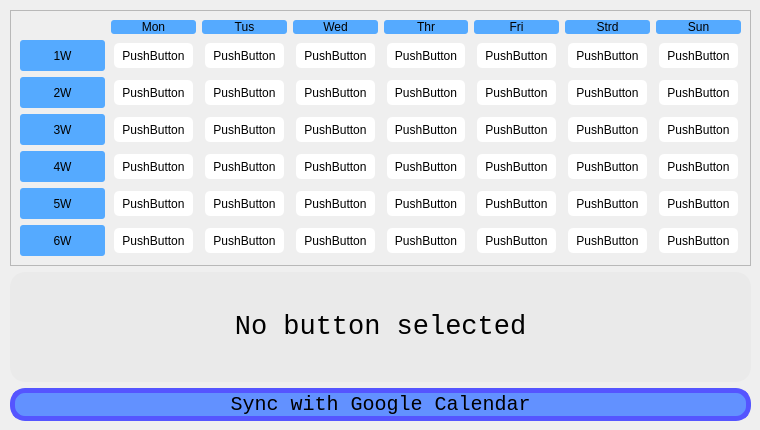
    <widget class="QWidget" name="tab_3">
     <attribute name="title">
      <string>Calendar</string>
     </attribute>
     <widget class="QWidget" name="layoutWidget">
      <property name="geometry">
       <rect>
        <x>10</x>
        <y>10</y>
        <width>741</width>
        <height>411</height>
       </rect>
      </property>
      <layout class="QVBoxLayout" name="verticalLayout_8">
       <item>
        <widget class="QFrame" name="Calendar_frame">
         <property name="contextMenuPolicy">
          <enum>Qt::DefaultContextMenu</enum>
         </property>
         <property name="styleSheet">
          <string notr="true">QPushButton {
font: 12pt &quot;Consoles&quot;;
 background-color : rgb(255, 255, 255);
margin: 3px;
border-radius: 5px;
width: 25px;
height: 25px;
 }

QPushButton:hover {
 background-color : rgb(225, 225, 225);
font: 12pt &quot;Consoles&quot;;
border-radius: 5px;
border:1.5px solid gray;
width: 20px;
height: 20px;
 }


QLabel{
	border-radius: 3px;
	background-color: rgb(85, 170, 255);
font: 12pt &quot;Consoles&quot;;
}</string>
         </property>
         <property name="frameShape">
          <enum>QFrame::StyledPanel</enum>
         </property>
         <property name="frameShadow">
          <enum>QFrame::Raised</enum>
         </property>
         <layout class="QGridLayout" name="gridLayout_3">
          <item row="4" column="6">
           <widget class="QPushButton" name="cal_button_27">
            <property name="styleSheet">
             <string notr="true"/>
            </property>
            <property name="text">
             <string>PushButton</string>
            </property>
           </widget>
          </item>
          <item row="5" column="4">
           <widget class="QPushButton" name="cal_button_32">
            <property name="styleSheet">
             <string notr="true"/>
            </property>
            <property name="text">
             <string>PushButton</string>
            </property>
           </widget>
          </item>
          <item row="6" column="4">
           <widget class="QPushButton" name="cal_button_39">
            <property name="styleSheet">
             <string notr="true"/>
            </property>
            <property name="text">
             <string>PushButton</string>
            </property>
           </widget>
          </item>
          <item row="6" column="6">
           <widget class="QPushButton" name="cal_button_41">
            <property name="styleSheet">
             <string notr="true"/>
            </property>
            <property name="text">
             <string>PushButton</string>
            </property>
           </widget>
          </item>
          <item row="5" column="2">
           <widget class="QPushButton" name="cal_button_30">
            <property name="styleSheet">
             <string notr="true"/>
            </property>
            <property name="text">
             <string>PushButton</string>
            </property>
           </widget>
          </item>
          <item row="4" column="7">
           <widget class="QPushButton" name="cal_button_28">
            <property name="styleSheet">
             <string notr="true"/>
            </property>
            <property name="text">
             <string>PushButton</string>
            </property>
           </widget>
          </item>
          <item row="5" column="0">
           <widget class="QLabel" name="label_19">
            <property name="styleSheet">
             <string notr="true"/>
            </property>
            <property name="text">
             <string>5W</string>
            </property>
            <property name="alignment">
             <set>Qt::AlignCenter</set>
            </property>
           </widget>
          </item>
          <item row="5" column="3">
           <widget class="QPushButton" name="cal_button_31">
            <property name="styleSheet">
             <string notr="true"/>
            </property>
            <property name="text">
             <string>PushButton</string>
            </property>
           </widget>
          </item>
          <item row="5" column="1">
           <widget class="QPushButton" name="cal_button_29">
            <property name="styleSheet">
             <string notr="true"/>
            </property>
            <property name="text">
             <string>PushButton</string>
            </property>
           </widget>
          </item>
          <item row="6" column="7">
           <widget class="QPushButton" name="cal_button_42">
            <property name="styleSheet">
             <string notr="true"/>
            </property>
            <property name="text">
             <string>PushButton</string>
            </property>
           </widget>
          </item>
          <item row="5" column="5">
           <widget class="QPushButton" name="cal_button_33">
            <property name="styleSheet">
             <string notr="true"/>
            </property>
            <property name="text">
             <string>PushButton</string>
            </property>
           </widget>
          </item>
          <item row="6" column="2">
           <widget class="QPushButton" name="cal_button_37">
            <property name="styleSheet">
             <string notr="true"/>
            </property>
            <property name="text">
             <string>PushButton</string>
            </property>
           </widget>
          </item>
          <item row="6" column="1">
           <widget class="QPushButton" name="cal_button_36">
            <property name="styleSheet">
             <string notr="true"/>
            </property>
            <property name="text">
             <string>PushButton</string>
            </property>
           </widget>
          </item>
          <item row="4" column="2">
           <widget class="QPushButton" name="cal_button_23">
            <property name="styleSheet">
             <string notr="true"/>
            </property>
            <property name="text">
             <string>PushButton</string>
            </property>
           </widget>
          </item>
          <item row="5" column="6">
           <widget class="QPushButton" name="cal_button_34">
            <property name="styleSheet">
             <string notr="true"/>
            </property>
            <property name="text">
             <string>PushButton</string>
            </property>
           </widget>
          </item>
          <item row="6" column="0">
           <widget class="QLabel" name="label_20">
            <property name="styleSheet">
             <string notr="true"/>
            </property>
            <property name="text">
             <string>6W</string>
            </property>
            <property name="alignment">
             <set>Qt::AlignCenter</set>
            </property>
           </widget>
          </item>
          <item row="4" column="3">
           <widget class="QPushButton" name="cal_button_24">
            <property name="styleSheet">
             <string notr="true"/>
            </property>
            <property name="text">
             <string>PushButton</string>
            </property>
           </widget>
          </item>
          <item row="6" column="3">
           <widget class="QPushButton" name="cal_button_38">
            <property name="styleSheet">
             <string notr="true"/>
            </property>
            <property name="text">
             <string>PushButton</string>
            </property>
           </widget>
          </item>
          <item row="5" column="7">
           <widget class="QPushButton" name="cal_button_35">
            <property name="styleSheet">
             <string notr="true"/>
            </property>
            <property name="text">
             <string>PushButton</string>
            </property>
           </widget>
          </item>
          <item row="4" column="4">
           <widget class="QPushButton" name="cal_button_25">
            <property name="styleSheet">
             <string notr="true"/>
            </property>
            <property name="text">
             <string>PushButton</string>
            </property>
           </widget>
          </item>
          <item row="6" column="5">
           <widget class="QPushButton" name="cal_button_40">
            <property name="styleSheet">
             <string notr="true"/>
            </property>
            <property name="text">
             <string>PushButton</string>
            </property>
           </widget>
          </item>
          <item row="4" column="5">
           <widget class="QPushButton" name="cal_button_26">
            <property name="styleSheet">
             <string notr="true"/>
            </property>
            <property name="text">
             <string>PushButton</string>
            </property>
           </widget>
          </item>
          <item row="1" column="5">
           <widget class="QPushButton" name="cal_button_5">
            <property name="styleSheet">
             <string notr="true"/>
            </property>
            <property name="text">
             <string>PushButton</string>
            </property>
           </widget>
          </item>
          <item row="2" column="0">
           <widget class="QLabel" name="label_16">
            <property name="styleSheet">
             <string notr="true"/>
            </property>
            <property name="text">
             <string>2W</string>
            </property>
            <property name="alignment">
             <set>Qt::AlignCenter</set>
            </property>
           </widget>
          </item>
          <item row="0" column="2">
           <widget class="QLabel" name="label_5">
            <property name="styleSheet">
             <string notr="true"/>
            </property>
            <property name="text">
             <string>Tus</string>
            </property>
            <property name="alignment">
             <set>Qt::AlignCenter</set>
            </property>
           </widget>
          </item>
          <item row="0" column="4">
           <widget class="QLabel" name="label_7">
            <property name="styleSheet">
             <string notr="true"/>
            </property>
            <property name="text">
             <string>Thr</string>
            </property>
            <property name="alignment">
             <set>Qt::AlignCenter</set>
            </property>
           </widget>
          </item>
          <item row="0" column="5">
           <widget class="QLabel" name="label_8">
            <property name="styleSheet">
             <string notr="true"/>
            </property>
            <property name="text">
             <string>Fri</string>
            </property>
            <property name="alignment">
             <set>Qt::AlignCenter</set>
            </property>
           </widget>
          </item>
          <item row="0" column="7">
           <widget class="QLabel" name="label_14">
            <property name="styleSheet">
             <string notr="true"/>
            </property>
            <property name="text">
             <string>Sun</string>
            </property>
            <property name="alignment">
             <set>Qt::AlignCenter</set>
            </property>
           </widget>
          </item>
          <item row="0" column="6">
           <widget class="QLabel" name="label_13">
            <property name="styleSheet">
             <string notr="true"/>
            </property>
            <property name="text">
             <string>Strd</string>
            </property>
            <property name="alignment">
             <set>Qt::AlignCenter</set>
            </property>
           </widget>
          </item>
          <item row="2" column="1">
           <widget class="QPushButton" name="cal_button_8">
            <property name="styleSheet">
             <string notr="true"/>
            </property>
            <property name="text">
             <string>PushButton</string>
            </property>
           </widget>
          </item>
          <item row="2" column="2">
           <widget class="QPushButton" name="cal_button_9">
            <property name="styleSheet">
             <string notr="true"/>
            </property>
            <property name="text">
             <string>PushButton</string>
            </property>
           </widget>
          </item>
          <item row="2" column="3">
           <widget class="QPushButton" name="cal_button_10">
            <property name="styleSheet">
             <string notr="true"/>
            </property>
            <property name="text">
             <string>PushButton</string>
            </property>
           </widget>
          </item>
          <item row="0" column="3">
           <widget class="QLabel" name="label_6">
            <property name="styleSheet">
             <string notr="true"/>
            </property>
            <property name="text">
             <string>Wed</string>
            </property>
            <property name="alignment">
             <set>Qt::AlignCenter</set>
            </property>
           </widget>
          </item>
          <item row="2" column="4">
           <widget class="QPushButton" name="cal_button_11">
            <property name="styleSheet">
             <string notr="true"/>
            </property>
            <property name="text">
             <string>PushButton</string>
            </property>
           </widget>
          </item>
          <item row="1" column="1">
           <widget class="QPushButton" name="cal_button_1">
            <property name="styleSheet">
             <string notr="true"/>
            </property>
            <property name="text">
             <string>PushButton</string>
            </property>
           </widget>
          </item>
          <item row="1" column="2">
           <widget class="QPushButton" name="cal_button_2">
            <property name="styleSheet">
             <string notr="true"/>
            </property>
            <property name="text">
             <string>PushButton</string>
            </property>
           </widget>
          </item>
          <item row="1" column="0">
           <widget class="QLabel" name="label_15">
            <property name="styleSheet">
             <string notr="true"/>
            </property>
            <property name="text">
             <string>1W</string>
            </property>
            <property name="alignment">
             <set>Qt::AlignCenter</set>
            </property>
           </widget>
          </item>
          <item row="1" column="6">
           <widget class="QPushButton" name="cal_button_6">
            <property name="styleSheet">
             <string notr="true"/>
            </property>
            <property name="text">
             <string>PushButton</string>
            </property>
           </widget>
          </item>
          <item row="1" column="7">
           <widget class="QPushButton" name="cal_button_7">
            <property name="styleSheet">
             <string notr="true"/>
            </property>
            <property name="text">
             <string>PushButton</string>
            </property>
           </widget>
          </item>
          <item row="0" column="1">
           <widget class="QLabel" name="label">
            <property name="styleSheet">
             <string notr="true">height: 20px;</string>
            </property>
            <property name="text">
             <string>Mon</string>
            </property>
            <property name="alignment">
             <set>Qt::AlignCenter</set>
            </property>
           </widget>
          </item>
          <item row="1" column="3">
           <widget class="QPushButton" name="cal_button_3">
            <property name="styleSheet">
             <string notr="true"/>
            </property>
            <property name="text">
             <string>PushButton</string>
            </property>
           </widget>
          </item>
          <item row="1" column="4">
           <widget class="QPushButton" name="cal_button_4">
            <property name="styleSheet">
             <string notr="true"/>
            </property>
            <property name="text">
             <string>PushButton</string>
            </property>
           </widget>
          </item>
          <item row="3" column="3">
           <widget class="QPushButton" name="cal_button_17">
            <property name="styleSheet">
             <string notr="true"/>
            </property>
            <property name="text">
             <string>PushButton</string>
            </property>
           </widget>
          </item>
          <item row="2" column="5">
           <widget class="QPushButton" name="cal_button_12">
            <property name="styleSheet">
             <string notr="true"/>
            </property>
            <property name="text">
             <string>PushButton</string>
            </property>
           </widget>
          </item>
          <item row="4" column="0">
           <widget class="QLabel" name="label_18">
            <property name="styleSheet">
             <string notr="true"/>
            </property>
            <property name="text">
             <string>4W</string>
            </property>
            <property name="alignment">
             <set>Qt::AlignCenter</set>
            </property>
           </widget>
          </item>
          <item row="3" column="5">
           <widget class="QPushButton" name="cal_button_19">
            <property name="styleSheet">
             <string notr="true"/>
            </property>
            <property name="text">
             <string>PushButton</string>
            </property>
           </widget>
          </item>
          <item row="3" column="0">
           <widget class="QLabel" name="label_17">
            <property name="styleSheet">
             <string notr="true"/>
            </property>
            <property name="text">
             <string>3W</string>
            </property>
            <property name="alignment">
             <set>Qt::AlignCenter</set>
            </property>
           </widget>
          </item>
          <item row="3" column="4">
           <widget class="QPushButton" name="cal_button_18">
            <property name="styleSheet">
             <string notr="true"/>
            </property>
            <property name="text">
             <string>PushButton</string>
            </property>
           </widget>
          </item>
          <item row="3" column="7">
           <widget class="QPushButton" name="cal_button_21">
            <property name="styleSheet">
             <string notr="true"/>
            </property>
            <property name="text">
             <string>PushButton</string>
            </property>
           </widget>
          </item>
          <item row="4" column="1">
           <widget class="QPushButton" name="cal_button_22">
            <property name="styleSheet">
             <string notr="true"/>
            </property>
            <property name="text">
             <string>PushButton</string>
            </property>
           </widget>
          </item>
          <item row="2" column="6">
           <widget class="QPushButton" name="cal_button_13">
            <property name="styleSheet">
             <string notr="true"/>
            </property>
            <property name="text">
             <string>PushButton</string>
            </property>
           </widget>
          </item>
          <item row="3" column="2">
           <widget class="QPushButton" name="cal_button_16">
            <property name="styleSheet">
             <string notr="true"/>
            </property>
            <property name="text">
             <string>PushButton</string>
            </property>
           </widget>
          </item>
          <item row="3" column="6">
           <widget class="QPushButton" name="cal_button_20">
            <property name="styleSheet">
             <string notr="true"/>
            </property>
            <property name="text">
             <string>PushButton</string>
            </property>
           </widget>
          </item>
          <item row="2" column="7">
           <widget class="QPushButton" name="cal_button_14">
            <property name="styleSheet">
             <string notr="true"/>
            </property>
            <property name="text">
             <string>PushButton</string>
            </property>
           </widget>
          </item>
          <item row="3" column="1">
           <widget class="QPushButton" name="cal_button_15">
            <property name="styleSheet">
             <string notr="true"/>
            </property>
            <property name="text">
             <string>PushButton</string>
            </property>
           </widget>
          </item>
         </layout>
        </widget>
       </item>
       <item>
        <widget class="QLabel" name="CalendarActions_Label">
         <property name="font">
          <font>
           <family>Consolas</family>
           <pointsize>20</pointsize>
           <weight>50</weight>
           <italic>false</italic>
           <bold>false</bold>
          </font>
         </property>
         <property name="styleSheet">
          <string notr="true">background-color: rgb(234, 234, 234);

border-radius: 15px;</string>
         </property>
         <property name="text">
          <string>No button selected</string>
         </property>
         <property name="alignment">
          <set>Qt::AlignCenter</set>
         </property>
         <property name="margin">
          <number>8</number>
         </property>
        </widget>
       </item>
       <item>
        <widget class="QPushButton" name="pushButton">
         <property name="font">
          <font>
           <family>Consolas</family>
           <pointsize>15</pointsize>
           <weight>50</weight>
           <italic>false</italic>
           <bold>false</bold>
          </font>
         </property>
         <property name="styleSheet">
          <string notr="true">QPushButton{
background-color: rgb(98, 145, 255);
border-radius: 15px;
border: 5px solid rgb(85, 85, 255);
}

QPushButton:hover{
	background-color: rgb(225,225,225);
}
QPushButton:pressed{
	border-radius: 15px;
	border: 5px solid rgb(85, 0, 127);
}</string>
         </property>
         <property name="text">
          <string>Sync with Google Calendar</string>
         </property>
        </widget>
       </item>
      </layout>
     </widget>
    </widget>
